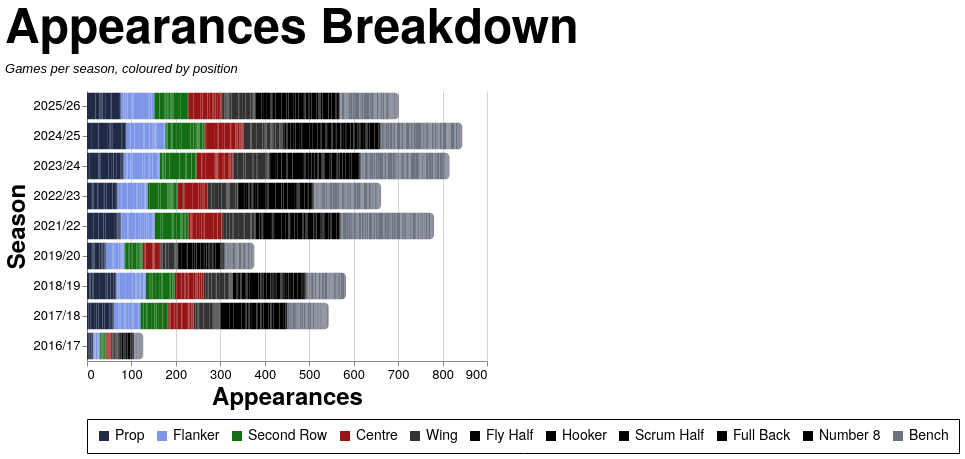

This figure's Vega-Lite source:
### Vega-Lite specification from a JSON file in a GitHub repository (floating-point values rounded to 4 significant figures; data arrays with more than 128 entries replaced by an {"elided": "..."} marker saying what was removed)
{"config": {"axis": {"labelFont": "PT Sans Narrow, Helvetica Neue, Helvetica, Arial, sans-serif", "titleFont": "PT Sans Narrow, Helvetica Neue, Helvetica, Arial, sans-serif", "labelFontSize": 13, "titleFontSize": 24, "gridColor": "#202947", "gridOpacity": 0.2, "zindex": 1}, "text": {"font": "Lato, sans-serif"}, "bar": {"cornerRadiusEnd": 5}, "header": {"labelFont": "PT Sans Narrow, Helvetica Neue, Helvetica, Arial, sans-serif", "titleFont": "PT Sans Narrow, Helvetica Neue, Helvetica, Arial, sans-serif", "labelFontSize": 24, "titleFontSize": 28, "labelFontWeight": "bold", "orient": "left"}, "legend": {"labelFont": "PT Sans Narrow, Helvetica Neue, Helvetica, Arial, sans-serif", "titleFont": "PT Sans Narrow, Helvetica Neue, Helvetica, Arial, sans-serif", "labelFontSize": 14, "titleFontSize": 16, "titlePadding": 5, "fillColor": "white", "strokeColor": "black", "padding": 10, "titleFontWeight": "lighter", "titleFontStyle": "italic", "titleColor": "gray", "offset": 10}, "title": {"font": "PT Sans Narrow, Helvetica Neue, Helvetica, Arial, sans-serif", "fontSize": 48, "fontWeight": "bold", "anchor": "start", "align": "center", "titlePadding": 20, "subtitlePadding": 10, "subtitleFontSize": 13, "subtitleColor": "", "subtitleFontStyle": "italic", "offset": 15, "color": "black"}, "axisX": {"labelAngle": 0}, "facet": {"title": null, "header": null, "align": {"row": "each", "column": "each"}, "spacing": 10}, "resolve": {"scale": {"y": "independent", "facet": "independent"}}, "background": "transparent", "scale": {"offsetBandPaddingOuter": 0.2, "offsetBandPaddingInner": 0.1}, "view": {"stroke": null, "background": "transparent"}}, "data": {"name": "data-fffcee23ab3511ac19ba2ee3003652f4"}, "mark": {"type": "bar"}, "encoding": {"color": {"field": "color_value", "legend": {"orient": "bottom", "title": null}, "scale": {"domain": ["Prop", "Flanker", "Second Row", "Centre", "Wing", "Fly Half", "Hooker", "Scrum Half", "Full Back", "Number 8", "Bench"], "range": ["#202946", "#7d96e8", "#146f14", "#991515", "#333333", "#000000", "#000000", "#000000", "#000000", "#000000", "#6b7280"]}, "type": "nominal"}, "order": {"field": "stack_order", "type": "quantitative"}, "tooltip": [{"field": "player", "title": "Player", "type": "nominal"}, {"field": "season", "title": "Season", "type": "nominal"}, {"field": "color_value", "title": "Position", "type": "nominal"}, {"aggregate": "sum", "field": "apps", "title": "Appearances", "type": "quantitative"}], "x": {"aggregate": "sum", "field": "apps", "title": "Appearances", "type": "quantitative"}, "y": {"field": "season", "sort": {"field": "season_sort", "op": "max", "order": "descending"}, "title": "Season", "type": "nominal"}}, "height": {"step": 30}, "title": {"text": "Appearances Breakdown", "subtitle": "Games per season, coloured by position"}, "width": 400, "$schema": "https://vega.github.io/schema/vega-lite/v5.20.1.json", "datasets": {"data-fffcee23ab3511ac19ba2ee3003652f4": {"elided": "2509 records"}}}
